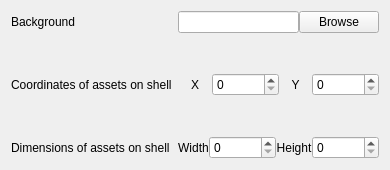
<ui version="4.0" >
 <author></author>
 <comment></comment>
 <exportmacro></exportmacro>
 <class>Form</class>
        <widget class="QWidget" name="shellTab">
         <property name="autoFillBackground">
          <bool>false</bool>
         </property>
         <layout class="QFormLayout" name="formLayout_2">
          <property name="labelAlignment">
           <set>Qt::AlignLeading|Qt::AlignLeft|Qt::AlignVCenter</set>
          </property>
          <property name="formAlignment">
           <set>Qt::AlignLeading|Qt::AlignLeft|Qt::AlignVCenter</set>
          </property>
          <property name="verticalSpacing">
           <number>40</number>
          </property>
          <property name="topMargin">
           <number>11</number>
          </property>
          <item row="0" column="0">
           <widget class="QLabel" name="label">
            <property name="text">
             <string>Background</string>
            </property>
           </widget>
          </item>
          <item row="0" column="1">
           <layout class="QHBoxLayout" name="horizontalLayout_4">
            <item>
             <widget class="QLineEdit" name="shellImgPath">
              <property name="statusTip">
               <string>Filepath of image to be used as shell for demo assets</string>
              </property>
             </widget>
            </item>
            <item>
             <widget class="QPushButton" name="shellBrowseImgBtn">
              <property name="text">
               <string>Browse</string>
              </property>
             </widget>
            </item>
           </layout>
          </item>
          <item row="1" column="0">
           <widget class="QLabel" name="label_2">
            <property name="text">
             <string>Coordinates of assets on shell</string>
            </property>
           </widget>
          </item>
          <item row="1" column="1">
           <layout class="QHBoxLayout" name="horizontalLayout_7">
            <item>
             <widget class="QLabel" name="label_3">
              <property name="text">
               <string>X</string>
              </property>
              <property name="alignment">
               <set>Qt::AlignCenter</set>
              </property>
             </widget>
            </item>
            <item>
             <widget class="QSpinBox" name="shellFgX">
              <property name="maximum">
               <number>100000000</number>
              </property>
             </widget>
            </item>
            <item>
             <widget class="QLabel" name="label_4">
              <property name="text">
               <string>Y</string>
              </property>
              <property name="alignment">
               <set>Qt::AlignCenter</set>
              </property>
             </widget>
            </item>
            <item>
             <widget class="QSpinBox" name="shellFgY">
              <property name="maximum">
               <number>100000000</number>
              </property>
             </widget>
            </item>
           </layout>
          </item>
          <item row="2" column="0">
           <widget class="QLabel" name="label_5">
            <property name="text">
             <string>Dimensions of assets on shell</string>
            </property>
           </widget>
          </item>
          <item row="2" column="1">
           <layout class="QHBoxLayout" name="horizontalLayout_8">
            <item>
             <widget class="QLabel" name="label_7">
              <property name="text">
               <string>Width</string>
              </property>
              <property name="alignment">
               <set>Qt::AlignCenter</set>
              </property>
             </widget>
            </item>
            <item>
             <widget class="QSpinBox" name="shellFgW">
              <property name="maximum">
               <number>100000000</number>
              </property>
             </widget>
            </item>
            <item>
             <widget class="QLabel" name="label_6">
              <property name="text">
               <string>Height</string>
              </property>
              <property name="alignment">
               <set>Qt::AlignCenter</set>
              </property>
             </widget>
            </item>
            <item>
             <widget class="QSpinBox" name="shellFgH">
              <property name="maximum">
               <number>10000000</number>
              </property>
             </widget>
            </item>
           </layout>
          </item>
         </layout>
        </widget>
 <pixmapfunction></pixmapfunction>
 <connections/>
</ui>
